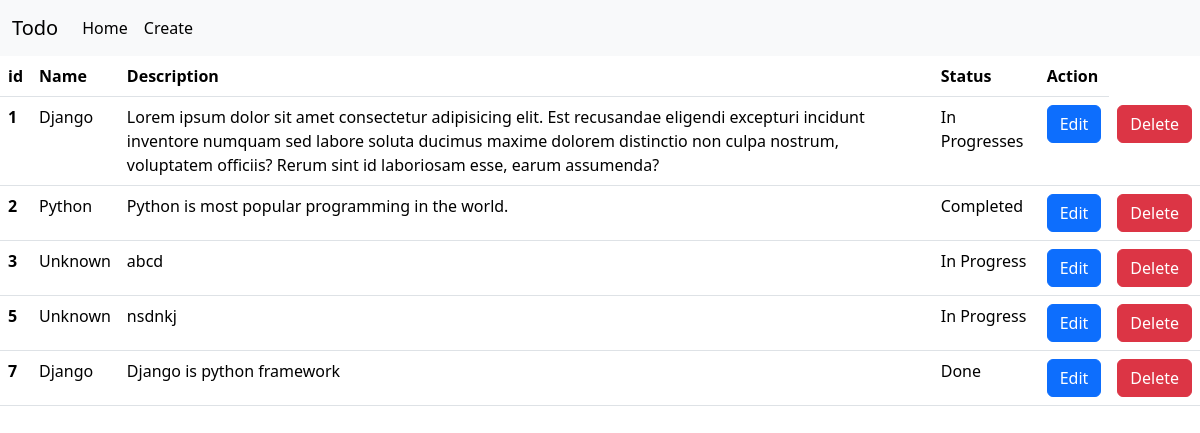
Page /home/ on the earlier database version.
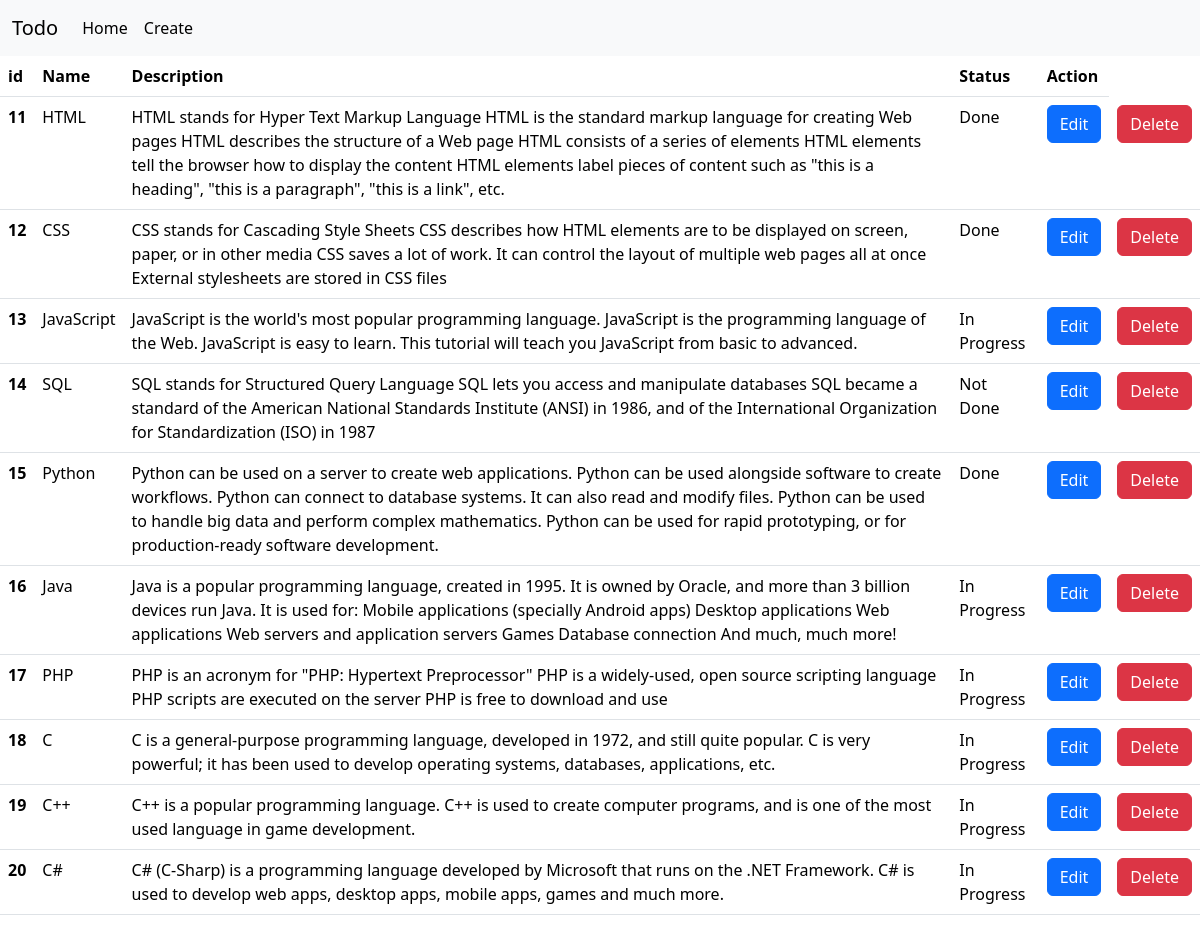
Same page on the later database version.
### base/models.py (models this page shows)
class Todo(models.Model):
    name = models.CharField(max_length=300)
    descrription = models.TextField()
    status = models.CharField(max_length=300)

### base/views.py (the view)
# urls.py: 2. Add a URL to urlpatterns:  path('', views.home, name='home')
def home(request):
    todo_objs = Todo.objects.all()
    data = {'todos':todo_objs}
    return render(request, 'index.html', context=data)

### templates/index.html (shortened to what this page needs)
<!DOCTYPE html>
<html lang="en">
<head>
    <link href="https://cdn.jsdelivr.net/npm/bootstrap@5.3.2/dist/css/bootstrap.min.css" rel="stylesheet">
</head>
<body>
    {% include 'nav.html' %}
    <table class="table">
        <thead>
          <tr>
            <th scope="col">id</th>
            <th scope="col">Name</th>
            <th scope="col">Description</th>
            <th scope="col">Status</th>
            <th scope="col">Action</th>
          </tr>
        </thead>
        <tbody>
          {% for todo in todos %}
          <tr>
            <th scope="row">{{todo.id}}</th>
            <td>{{todo.name}}</td>
            <td>{{todo.descrription}}</td>
            <td>{{todo.status}}</td>
            <td><a href="{% url 'edit' pk=todo.id %}"><button type="button" class="btn btn-primary">Edit</button></a></td>
            <td><a href="{% url 'delete' pk=todo.id %}"><button type="button" class="btn btn-danger">Delete</button></a></td>
          </tr>
          {% endfor %}
        </tbody>
      </table>
</body>
</html>

### templates/nav.html (shortened to what this page needs)
<!DOCTYPE html>
<html lang="en">
<head>
</head>
<body>
    <nav class="navbar navbar-expand-lg bg-body-tertiary">
        <div class="container-fluid">
          <a class="navbar-brand" href="#">Todo</a>
          <div class="collapse navbar-collapse" id="navbarNav">
            <ul class="navbar-nav">
              <li class="nav-item">
                <a class="nav-link active" aria-current="page" href="{% url 'home'%}">Home</a>
              <li class="nav-item">
                <a class="nav-link active" aria-current="page" href="{% url 'create' %}">Create</a>
                </li>
            </ul>
          </div>
        </div>
      </nav>
</body>
</html>

Differences in the rows shown:
removed Todo: id "1", name "Django", descrription "Lorem ipsum dolor sit amet consectetur adipisicing elit. Est recusandae eligendi excepturi incidunt inventore numquam sed labore soluta ducimus maxime dolorem distinctio non culpa nostrum, voluptatem officiis? Rerum sint id laboriosam esse, earum assumenda?", status "In Progresses"
removed Todo: id "2", name "Python", descrription "Python is most popular programming in the world.", status "Completed"
removed Todo: id "3", name "Unknown", descrription "abcd", status "In Progress"
removed Todo: id "5", name "Unknown", descrription "nsdnkj", status "In Progress"
removed Todo: id "7", name "Django", descrription "Django is python framework", status "Done"
added Todo: id "11", name "HTML", descrription "HTML stands for Hyper Text Markup Language HTML is the standard markup language for creating Web pages HTML describes the structure of a Web page HTML consists of a series of elements HTML elements tell the browser how to display the content HTML elements label pieces of content such as \"this is a heading\", \"this is a paragraph\", \"this is a link\", etc.", status "Done"
added Todo: id "12", name "CSS", descrription "CSS stands for Cascading Style Sheets CSS describes how HTML elements are to be displayed on screen, paper, or in other media CSS saves a lot of work. It can control the layout of multiple web pages all at once External stylesheets are stored in CSS files", status "Done"
added Todo: id "13", name "JavaScript", descrription "JavaScript is the world's most popular programming language. JavaScript is the programming language of the Web. JavaScript is easy to learn. This tutorial will teach you JavaScript from basic to advanced.", status "In Progress"
added Todo: id "14", name "SQL", descrription "SQL stands for Structured Query Language SQL lets you access and manipulate databases SQL became a standard of the American National Standards Institute (ANSI) in 1986, and of the International Organization for Standardization (ISO) in 1987", status "Not Done"
added Todo: id "15", name "Python", descrription "Python can be used on a server to create web applications. Python can be used alongside software to create workflows. Python can connect to database systems. It can also read and modify files. Python can be used to handle big data and perform complex mathematics. Python can be used for rapid prototyping, or for production-ready software development.", status "Done"
added Todo: id "16", name "Java", descrription "Java is a popular programming language, created in 1995. It is owned by Oracle, and more than 3 billion devices run Java. It is used for: Mobile applications (specially Android apps) Desktop applications Web applications Web servers and application servers Games Database connection And much, much more!", status "In Progress"
added Todo: id "17", name "PHP", descrription "PHP is an acronym for \"PHP: Hypertext Preprocessor\" PHP is a widely-used, open source scripting language PHP scripts are executed on the server PHP is free to download and use", status "In Progress"
added Todo: id "18", name "C", descrription "C is a general-purpose programming language, developed in 1972, and still quite popular. C is very powerful; it has been used to develop operating systems, databases, applications, etc.", status "In Progress"
added Todo: id "19", name "C++", descrription "C++ is a popular programming language. C++ is used to create computer programs, and is one of the most used language in game development.", status "In Progress"
added Todo: id "20", name "C#", descrription "C# (C-Sharp) is a programming language developed by Microsoft that runs on the .NET Framework. C# is used to develop web apps, desktop apps, mobile apps, games and much more.", status "In Progress"
